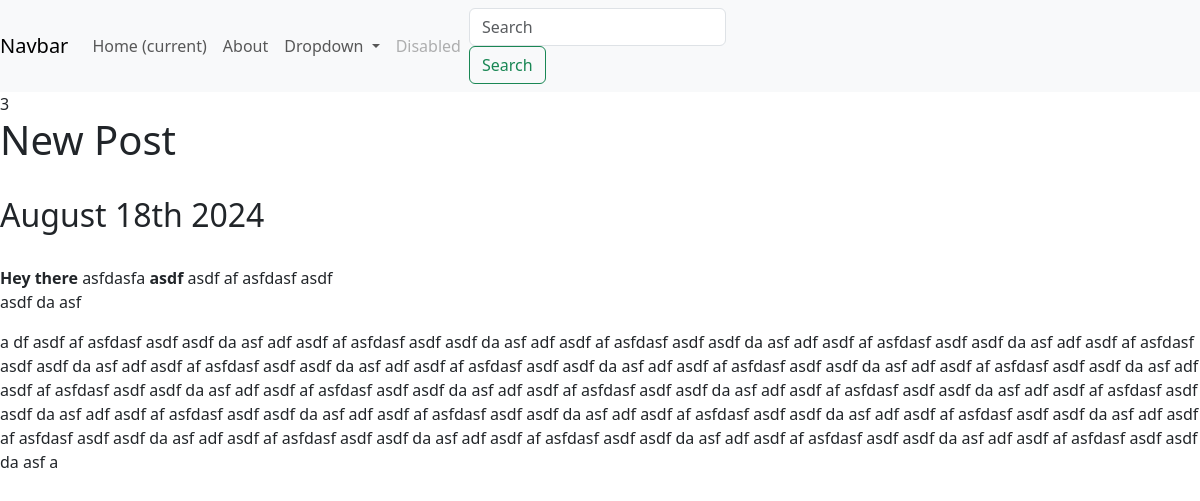
Page /blog/3 on the committed database.
### blog/models.py (models this page shows)
class BlogModel(models.Model):
    linkTitle = models.CharField(max_length=100)
    shortInfo = models.TextField()
    date = models.DateField(auto_now_add=True)
    url = models.URLField(blank=True)       # if we dont want to make url for the new project created in admin section we add blank=True

### blog/views.py (the view)
# urls.py: path('<int:blog_id>', views.detail, name='detail'),
def detail(request, blog_id):
    blog = get_object_or_404(BlogModel, pk=blog_id)     # get_object_or_404() is a method which check if our BlogModel site is available or not; pk(primary key) In Django models, each model has a primary key field that uniquely identifies each record in the database table.
    return render(request, 'blog/blog_allUrls/detail.html', {'id':blog_id, 'blog':blog})

### blog/templates/blog/blog_allUrls/detail.html
{% extends 'portfolio/base.html' %}
{% block content %}
{{ id }} <br>
<h1>{{ blog.linkTitle }}</h1>
<br>
<h2>{{ blog.date|date:'F jS Y'}}</h2>
<br>
{{ blog.shortInfo|safe }}
{% endblock %}

### rows in the picture
BlogModel: linkTitle "New Post", date "August 18th 2024", shortInfo "Hey there asfdasfa asdf asdf af asfdasf asdf asdf da asf a df asdf af asfdasf asdf asdf da asf adf asdf af asfdasf asdf asdf da asf adf asdf af asfdasf asdf asdf da asf adf asdf af asfdasf asdf asdf da asf adf asdf af asfdasf asdf asdf da asf adf asdf af asfdasf asdf asdf da asf adf asdf af asfdasf asdf asdf da asf adf asdf af asfdasf asdf asdf da asf adf asdf af asfdasf asdf asdf da asf adf asdf af asfdasf asdf asdf da asf adf asdf af asfdasf asdf asdf da asf adf asdf af asfdasf asdf asdf da asf adf asdf af asfdasf asdf asdf da asf adf asdf af asfdasf asdf asdf da asf adf asdf af asfdasf asdf asdf da asf adf asdf af asfdasf asdf asdf da asf adf asdf af asfdasf asdf asdf da asf adf asdf af…"

### other values in the picture
{{ id }} "3"
